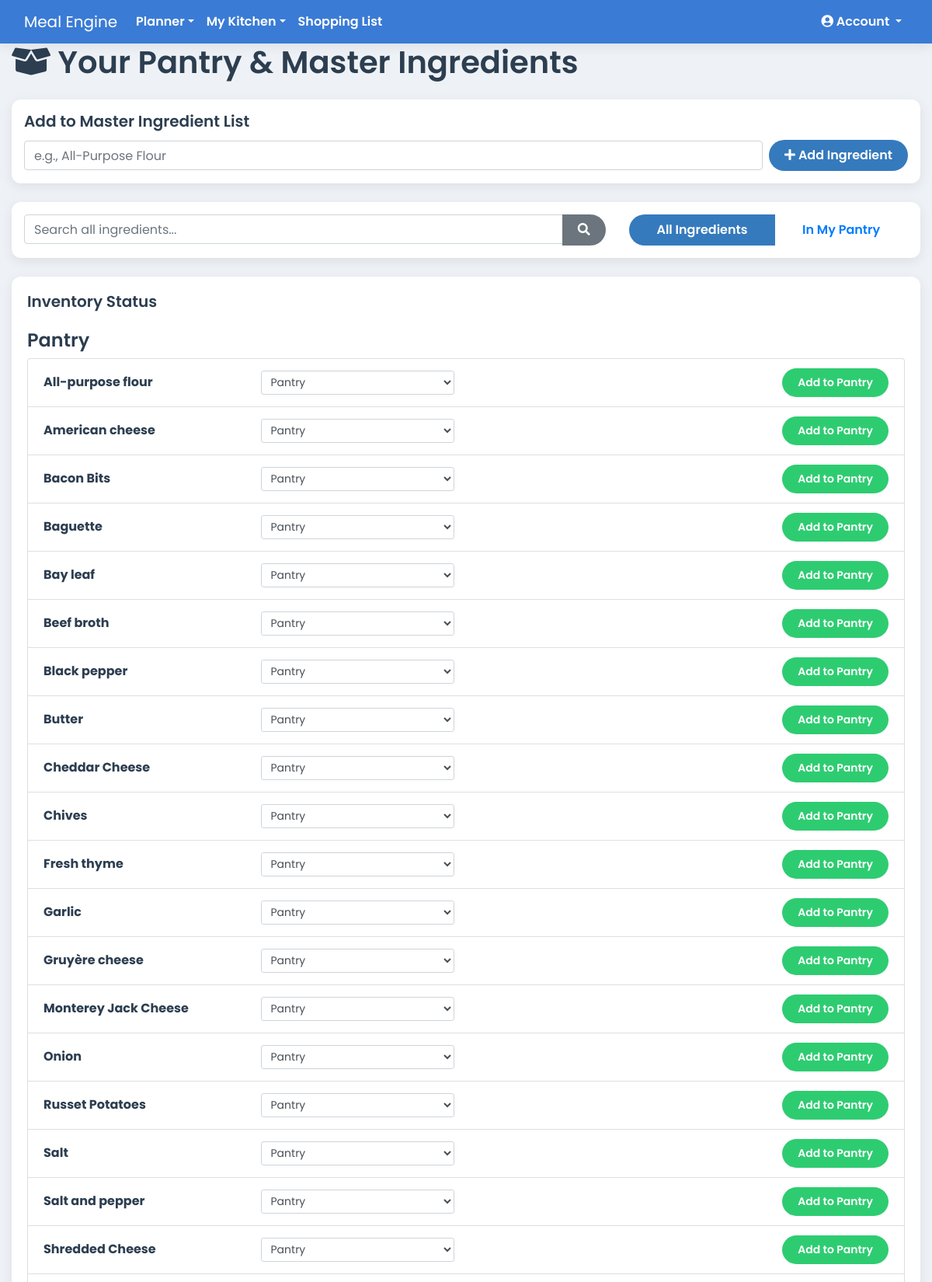
The app's page /ingredients (signed in, upper part) with its own data.
### app.py (models this page shows)
class Ingredient(db.Model):
    id = db.Column(db.Integer, primary_key=True)
    name = db.Column(db.String(100), nullable=False, unique=True)
    category = db.Column(db.String(50), nullable=True, default='Pantry')
    recipe_links = db.relationship('RecipeIngredient', backref='ingredient', lazy=True)
    pantry_items = db.relationship('PantryItem', backref='ingredient', lazy=True)

### app.py (the view, shortened to what this page needs)
@app.route('/ingredients', methods=['GET', 'POST'])
@login_required
def list_ingredients():
    query = request.args.get('query', '')
    stock_filter = request.args.get('filter', 'all')
    base_query = Ingredient.query
    if query: base_query = base_query.filter(Ingredient.name.ilike(f"%{query}%"))
    pantry_items = {item.ingredient_id: item for item in PantryItem.query.filter_by(household_id=current_user.household_id).all()}
    if stock_filter == 'in_pantry':
        ingredient_ids_in_pantry = pantry_items.keys()
        base_query = base_query.filter(Ingredient.id.in_(ingredient_ids_in_pantry))
    all_ingredients = base_query.order_by(Ingredient.category, Ingredient.name).all()
    ingredient_data = [{'ingredient': ing, 'pantry_item': pantry_items.get(ing.id)} for ing in all_ingredients]
    categories = ['Produce', 'Meat & Seafood', 'Dairy & Eggs', 'Pantry', 'Spices & Seasonings', 'Bakery', 'Frozen', 'Other']
    return render_template('ingredients.html', ingredient_data=ingredient_data, query=query, stock_filter=stock_filter, categories=categories)

### app.py (called while the page is built)
@app.context_processor
def inject_cache_buster():
    return dict(cache_buster=int(time.time()))

@app.before_request
def before_request():
    g.current_month_name = date.today().strftime('%B')

@login_manager.user_loader
def load_user(user_id):
    return db.session.get(User, int(user_id))

    @property
    def is_premium_or_elite(self):
        return self.subscription_plan in ['premium', 'elite']

### templates/ingredients.html (shortened to what this page needs)
{% extends 'base.html' %}
{% block content %}
  <div class="d-flex justify-content-between align-items-center mb-3">
    <h1><i class="fas fa-box-open"></i> Your Pantry & Master Ingredients</h1>
  </div>
  <div class="card p-3 mb-4">
    <h5 class="card-title">Add to Master Ingredient List</h5>
    <form method="POST" action="{{ url_for('list_ingredients') }}" class="form-inline">
        <div class="form-group flex-grow-1 mr-2">
            <input type="text" name="name" class="form-control w-100" placeholder="e.g., All-Purpose Flour" required>
        </div>
        <button type="submit" class="btn btn-primary"><i class="fas fa-plus"></i> Add Ingredient</button>
    </form>
  </div>
  <div class="card p-3 mb-4">
    <div class="row">
        <div class="col-md-8">
            <form method="GET" action="{{ url_for('list_ingredients') }}">
                <div class="input-group">
                    <input type="text" name="query" class="form-control" placeholder="Search all ingredients..." value="{{ query or '' }}">
                    <div class="input-group-append">
                        <button type="submit" class="btn btn-secondary"><i class="fas fa-search"></i></button>
                    </div>
                </div>
            </form>
        </div>
        <div class="col-md-4">
            <div class="btn-group w-100">
                <a href="{{ url_for('list_ingredients', filter='all', query=query) }}" class="btn {% if stock_filter == 'all' %}btn-primary{% else %}btn-outline-primary{% endif %}">All Ingredients</a>
                <a href="{{ url_for('list_ingredients', filter='in_pantry', query=query) }}" class="btn {% if stock_filter == 'in_pantry' %}btn-primary{% else %}btn-outline-primary{% endif %}">In My Pantry</a>
            </div>
        </div>
    </div>
  </div>
  <div class="card">
    <div class="card-body">
      <h5 class="card-title">Inventory Status</h5>
        {% for group in ingredient_data | groupby('ingredient.category') %}
            <h4 class="mt-4">{{ group.grouper or 'Uncategorized' }}</h4>
            <ul class="list-group">
                {% for data in group.list %}
                    <li class="list-group-item">
                        <div class="row align-items-center">
                            <div class="col-md-3"><strong>{{ data.ingredient.name }}</strong></div>
                            <div class="col-md-3">
                                <form action="{{ url_for('update_ingredient_category') }}" method="POST">
                                    <select name="category" class="form-control form-control-sm" onchange="this.form.submit()">
                                        {% for cat in categories %}
                                            <option value="{{ cat }}" {% if data.ingredient.category == cat %}selected{% endif %}>{{ cat }}</option>
                                        {% endfor %}
                                    </select>
                                </form>
                            </div>
                            {% if data.pantry_item %}
                                <div class="col-md-5">
                                    <form action="{{ url_for('update_pantry') }}" method="POST" class="form-inline">
                                        <input type="hidden" name="action" value="update_quantity">
                                        <input type="hidden" name="pantry_item_id" value="{{ data.pantry_item.id }}">
                                        <label for="quantity-{{data.pantry_item.id}}" class="sr-only">Quantity</label>
                                        <input type="number" id="quantity-{{data.pantry_item.id}}" name="quantity" class="form-control form-control-sm mr-2" value="{{ data.pantry_item.quantity }}" step="0.01" style="width: 100px;">
                                        <label for="unit-{{data.pantry_item.id}}" class="sr-only">Unit</label>
                                        <input type="text" id="unit-{{data.pantry_item.id}}" name="unit" class="form-control form-control-sm mr-2" value="{{ data.pantry_item.unit or '' }}" placeholder="Unit (e.g., lbs, cups)">
                                        <button type="submit" class="btn btn-sm btn-secondary ml-2">Update</button>
                                    </form>
                                </div>
                                <div class="col-md-1 text-right">
                                    <form action="{{ url_for('update_pantry') }}" method="POST" onsubmit="return confirm('Are you sure?');">
                                        <input type="hidden" name="action" value="delete"><input type="hidden" name="pantry_item_id" value="{{ data.pantry_item.id }}">
                                        <button type="submit" class="btn btn-sm btn-light" title="Remove from Pantry">×</button>
                                    </form>
                                </div>
                            {% else %}
                                <div class="col-md-6 text-right">
                                    <form action="{{ url_for('update_pantry') }}" method="POST">
                                        <button type="submit" class="btn btn-sm btn-success">Add to Pantry</button>
                                    </form>
                                </div>
                            {% endif %}
                        </div>
                    </li>
                {% endfor %}
            </ul>
        {% endfor %}
    </div>
  </div>
{% endblock %}

### static/css/style.css (style rules this page uses)
:root { --primary-blue: #3a7bd5; --secondary-blue: #357abd; --light-bg: #eef2f7; --card-bg: #ffffff; --text-dark: #2c3e50; --text-light: #5a6a7a; --danger-red: #e74c3c; --success-green: #2ecc71; --info-cyan: #1abc9c; --snack-teal: #20c997; --shadow: 0 4px 15px rgba(0, 0, 0, 0.08); }
body { font-family: 'Poppins', sans-serif; font-weight: 400; background-color: var(--light-bg); color: var(--text-dark); }
.btn { border-radius: 20px; padding: 8px 20px; border: none; font-weight: 600; transition: all 0.3s ease; }
.btn-primary { background-color: var(--secondary-blue); color: white; }
.btn-success { background-color: var(--success-green); }
h1, h2, h3, h4, h5 { color: var(--text-dark); font-weight: 600; }
.card, .jumbotron { background-color: var(--card-bg); border: none; border-radius: 12px; box-shadow: var(--shadow); }
.card { transition: transform 0.2s ease-in-out, box-shadow 0.2s ease-in-out; }

### records on screen
Ingredient: category "Pantry", ingredient.name "All-purpose flour", category "Pantry"
Ingredient: ingredient.name "American cheese"
Ingredient: ingredient.name "Bacon Bits"
Ingredient: ingredient.name "Baguette"
Ingredient: ingredient.name "Bay leaf"
Ingredient: ingredient.name "Beef broth"
Ingredient: ingredient.name "Black pepper"
Ingredient: ingredient.name "Butter"
Ingredient: ingredient.name "Cheddar Cheese"
Ingredient: ingredient.name "Chives"
Ingredient: ingredient.name "Fresh thyme"
Ingredient: ingredient.name "Garlic"
Ingredient: ingredient.name "Gruyère cheese"
Ingredient: ingredient.name "Monterey Jack Cheese"
Ingredient: ingredient.name "Onion"
Ingredient: ingredient.name "Russet Potatoes"
Ingredient: ingredient.name "Salt"
Ingredient: ingredient.name "Salt and pepper"
Ingredient: ingredient.name "Shredded Cheese"

### other values on screen
form field category "Pantry"
